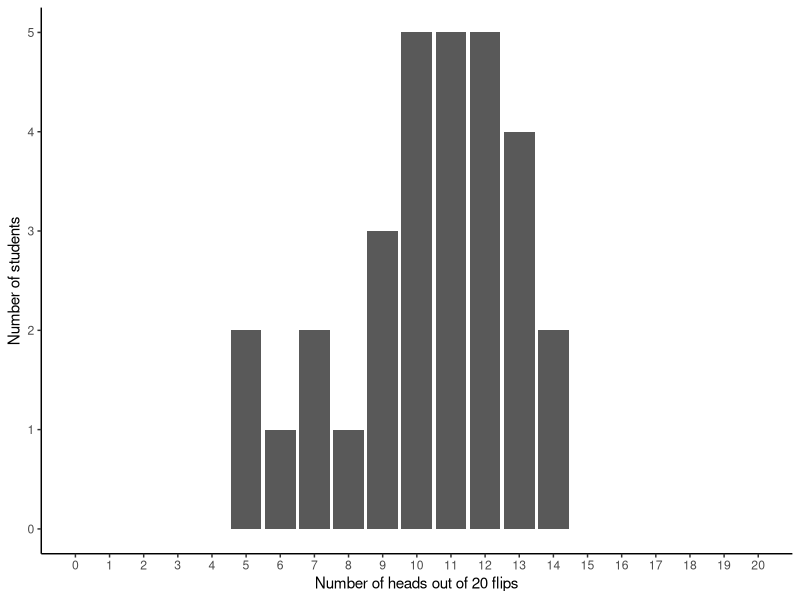
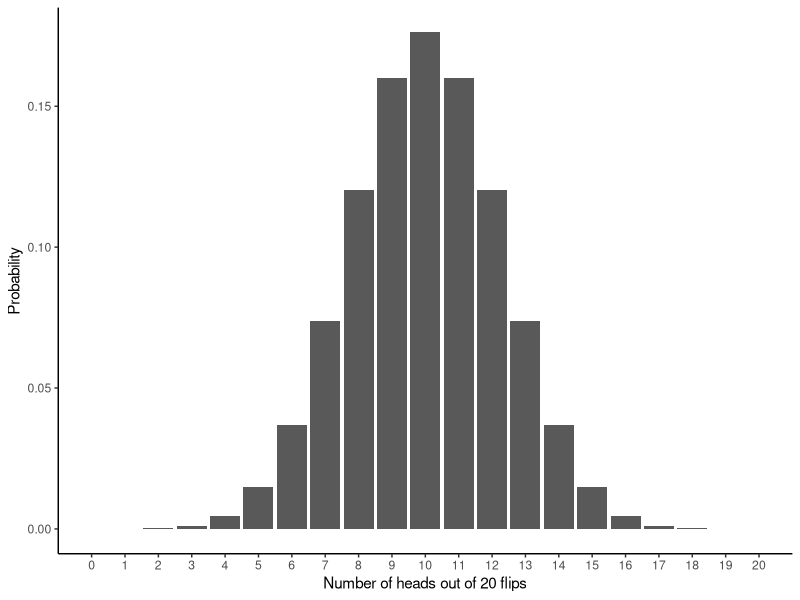
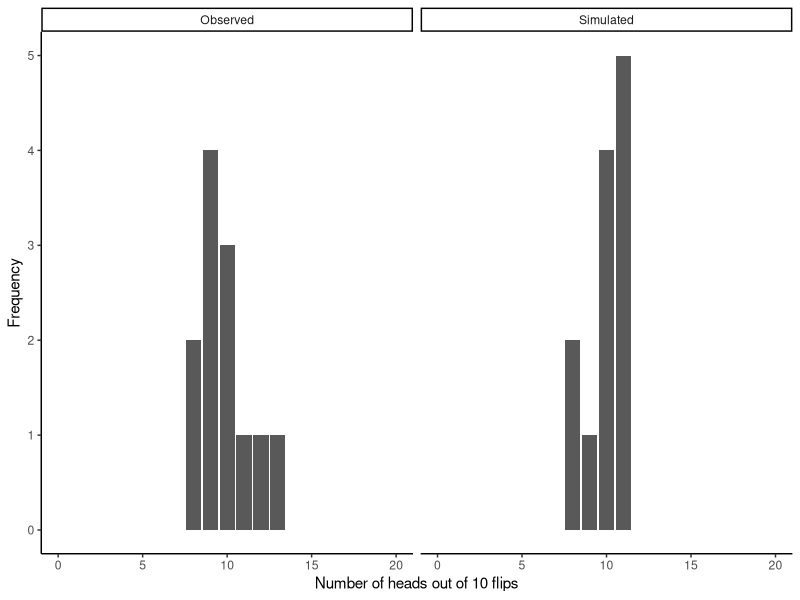
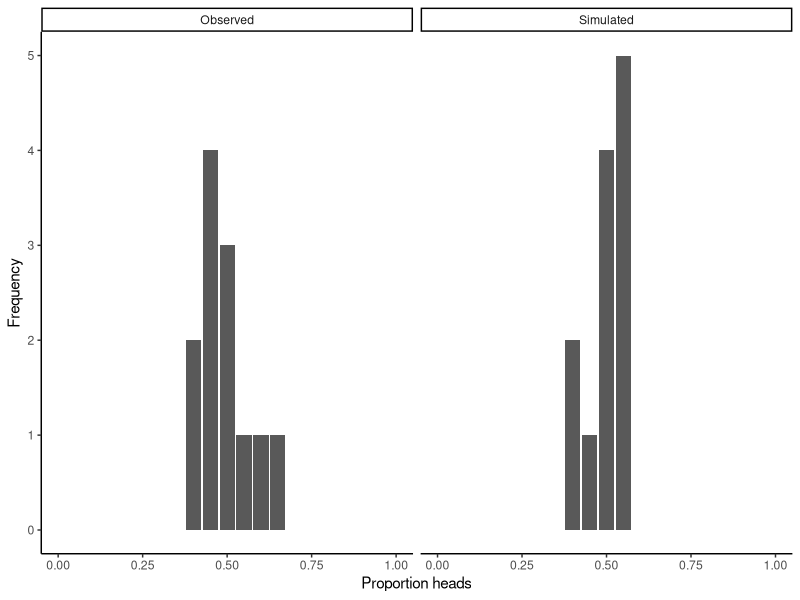
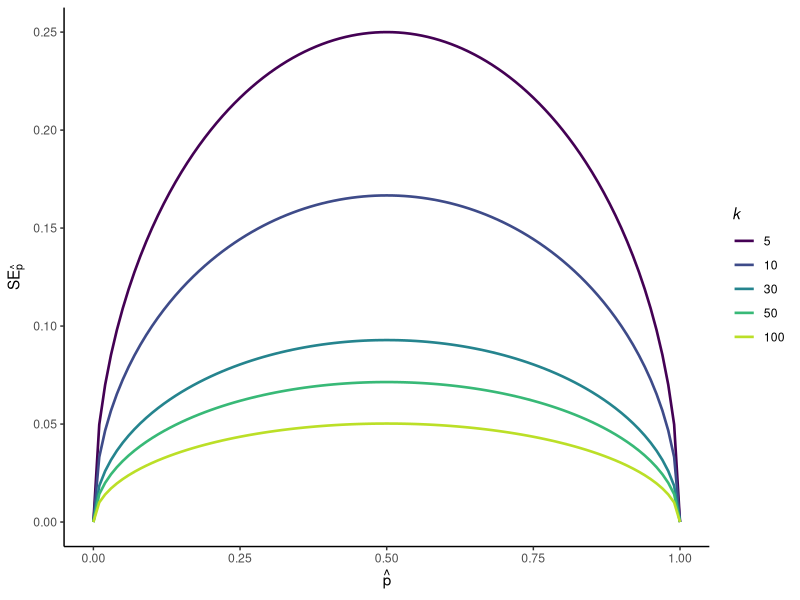
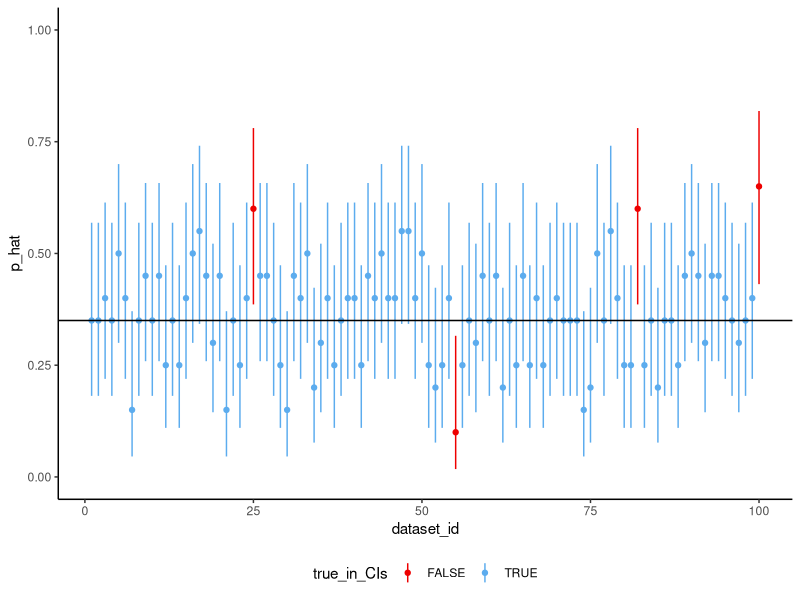
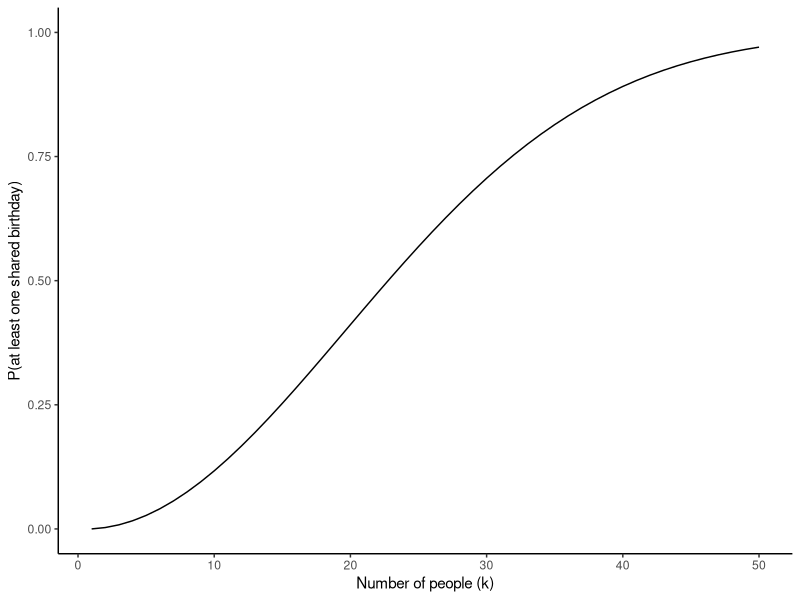
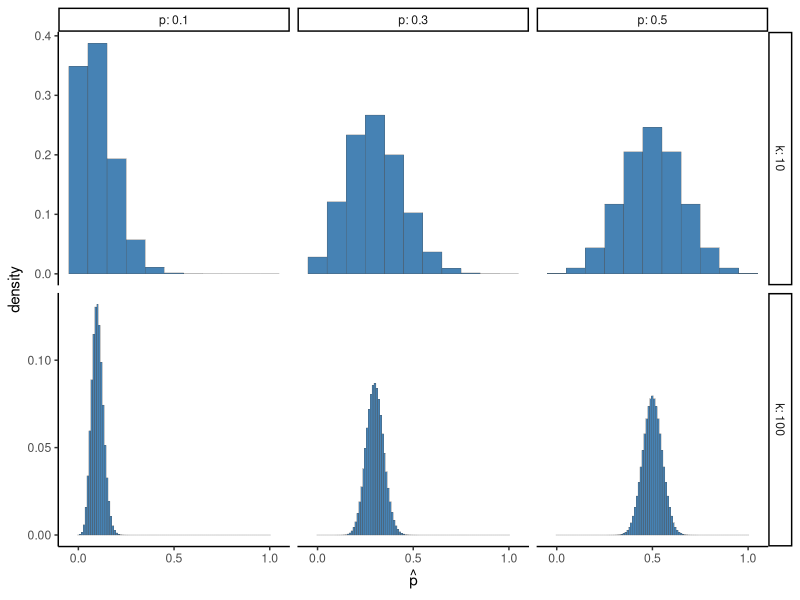

Write R code to recreate these figures, in order.
# H2 Data Science
# UG308490
# L05 - binomial 


library(tidyverse); theme_set(theme_classic())




# R tip: vectorization ----------------------------------------------------

a_vector <- -2:2
another_vector <- round(runif(n=10, min=0, max=10), 2)
a_matrix <- matrix(1:6, ncol=2)

# Vectorized functions apply the operation to each element in an object
a_vector * 2
exp(a_vector) # e^(a_vector)
another_vector - mean(another_vector)
(another_vector - mean(another_vector))^2
sum( (another_vector - mean(another_vector))^2 )

# In some cases, this works with a matrix as well
a_matrix * 2
exp(a_matrix)

# For more complex functions, a specific argument can be vectorized
# Pr(0 heads | 4 flips, p=0.5)
dbinom(x=0, size=4, prob=0.5)
# Pr(0:4 heads | 4 flips, p=0.5) 
dbinom(x=0:4, size=4, prob=0.5)
# Pr(0 heads | 1:4 flips)
dbinom(x=0, size=1:4, prob=0.5)
# Pr(0 heads | 4 flips, p=c(0, 0.5, 1))
dbinom(x=0, size=4, prob=c(0, 0.5, 1))

# Useful for columns in a dataframe
a_df <- data.frame(x=0:4,
                   size=4,
                   p=0.5)
a_df$prob_x_heads <- dbinom(x=a_df$x, size=a_df$size, p=a_df$p)
a_df$pct_x_heads <- a_df$prob_x_heads * 100

# Note that three vectors were provided to dbinom() to define prob_x_heads.
# In this case, R steps through the elements of each vector together (that is,
# element 1 of each, then element 2 of each, then element 3 of each, etc.)
# If one vector is shorter, R will repeat it as needed.


# example 1 ---------------------------------------------------------------

p_heads <- 0.5
n_flips <- 20

flip_set <- rbinom(n=n_flips, size=1, prob=p_heads)
flip_set
sum(flip_set)
sum(flip_set)/length(flip_set)

rbinom(n=1, size=n_flips, prob=p_heads)

n_students <- 30
flip_set_df <- tibble(student=1:n_students) |>
  mutate(n_heads=rbinom(n=n_students, size=n_flips, prob=p_heads))

ggplot(flip_set_df, aes(n_heads)) + 
  geom_bar() + 
  labs(x=paste("Number of heads out of", n_flips, "flips"), 
       y="Number of students") + 
  scale_x_continuous(limits=c(0, n_flips), breaks=0:n_flips)
ggsave("figs/L05_coinflip_bar.png", width=3.5, height=3, dpi=300)


tibble(n_heads=0:n_flips) |>
  mutate(prob=dbinom(x=n_heads, size=n_flips, prob=p_heads)) |>
  ggplot(aes(n_heads, prob)) + 
  geom_bar(stat="identity") + 
  labs(x=paste("Number of heads out of", n_flips, "flips"), 
       y="Probability") + 
  scale_x_continuous(limits=c(0, n_flips), breaks=0:n_flips)
ggsave("figs/L05_coinflip_theoretical.png", width=3.5, height=3, dpi=300)





# flip break --------------------------------------------------------------

obs_df <- data.frame(
  Simulated=c(11, 10, 11, 9, 8, 8, 10, 11, 11, 11, 10, 10),
  Observed=c(9, 10, 10, 12, 13, 10, 8, 8, 9, 9, 11, 9)
)
obs_df$student <- 1:nrow(obs_df)

summary(obs_df)

obs_df |>
  pivot_longer(1:2, names_to="Source", values_to="n_heads") |>
  ggplot(aes(n_heads)) +
  geom_bar() + xlim(0, 20) +
  facet_wrap(~Source) +
  labs(x="Number of heads out of 10 flips", 
       y="Frequency") 

obs_df |>
  pivot_longer(1:2, names_to="Source", values_to="n_heads") |>
  mutate(p_hat=n_heads/20) |>
  ggplot(aes(p_hat)) +
  geom_bar() + xlim(0, 1) +
  facet_wrap(~Source) +
  labs(x="Proportion heads", 
       y="Frequency") 





# cards -------------------------------------------------------------------

factorial(52)/(factorial(5)*factorial(47))






# calculations ------------------------------------------------------------

# P(6 | k=10, p=0.5)
dbinom(x=6, size=10, p=0.5)

# P(≥6 | k=10, p=0.5)
dbinom(x=6:10, size=10, p=0.5)
sum(dbinom(x=6:10, size=10, p=0.5))
# pbinom() gives cumulative probability
1 - pbinom(5, size=10, prob=0.5)

tibble(x=0:10,
       dbinom=dbinom(0:10, 10, 0.5),
       pbinom=pbinom(0:10, 10, 0.5),
       cumul_dbinom=cumsum(dbinom(0:10, 10, 0.5)))

# P(>6 | k=10, p=0.5)
1 - pbinom(6, size=10, prob=0.5)

# P(≥6 | k=10, p=0.5)
1 - pbinom(5, size=10, prob=0.5)

# P(6 | k=?, p=0.5) > 0.9
data.frame(k=6:20,
           P_0to5=pbinom(5, size=6:20, prob=0.5)) |>
  mutate(P_6orMore=1-P_0to5)




# SE ----------------------------------------------------------------------

se_df <- expand_grid(p_hat=seq(0, 1, by=0.01),
                     k=c(5, 10, 30, 50, 100)) |>
  mutate(SE=sqrt((p_hat*(1-p_hat))/(k-1)))

ggplot(se_df, aes(p_hat, SE, colour=factor(k))) + 
  geom_line(linewidth=0.9) +
  scale_colour_viridis_d(expression(italic(k)), end=0.9) +
  labs(x=expression(hat(p)), y=expression('SE'[hat(p)]))
ggsave("figs/L05_SE.png", width=5.5, height=3, dpi=300)





# CI ----------------------------------------------------------------------

ci_proportion <- function(X, k, prob=0.95) {
  p_ <- (X+2) / (k+4)
  z <- abs(qnorm((1-prob)/2))
  ci <- list(lo=p_ - z * sqrt( (p_*(1-p_)) / (k+4) ),
             hi=p_ + z * sqrt( (p_*(1-p_)) / (k+4) ))
  return(ci)
}

ci_proportion(5, 10)
ci_proportion(50, 100)

true_p <- 0.35
k <- 20

ci_df <- tibble(dataset_id=1:100) |>
  mutate(x=rbinom(n=n(), size=k, prob=true_p),
         p_hat=x/k) |>
  rowwise() |>
  mutate(ci_lo=ci_proportion(x, k)$lo,
         ci_hi=ci_proportion(x, k)$hi) |>
  ungroup() |>
  mutate(true_in_CIs=ci_lo <= true_p & ci_hi >= true_p)

sum(ci_df$true_in_CIs == TRUE) / nrow(ci_df)

ggplot(ci_df, aes(dataset_id, p_hat, 
                  ymin=ci_lo, ymax=ci_hi, colour=true_in_CIs)) + 
  geom_point() + 
  geom_linerange() + 
  geom_hline(yintercept=true_p) + 
  scale_colour_manual(values=c("red2", "steelblue2")) +
  ylim(0,1) +
  theme(legend.position="bottom")
ggsave("figs/L05_CIs.png", width=7, height=3.5, dpi=300)





# birthday problem --------------------------------------------------------

bday_prob <- function(k) {
  1 - factorial(k) * choose(365, k) / 365^k
}

tibble(k=1:50) |>
  mutate(prob=bday_prob(k)) |>
  ggplot(aes(k, prob)) + 
  geom_line() +
  ylim(0, 1) + 
  labs(x="Number of people (k)", 
       y="P(at least one shared birthday)")

ggsave("figs/L05_bday.png", width=5.5, height=3, dpi=300)





# sample size -------------------------------------------------------------

kp_df <- expand_grid(k=c(10, 100),
                     p=c(0.1, 0.3, 0.5)) |>
  rowwise() |>
  mutate(x=list(0:k)) |>
  unnest(x) |>
  mutate(p_hat=x/k,
         prob=dbinom(x, k, p),
         xmin=p_hat-1/k/2,
         xmax=p_hat+1/k/2,
         k=paste("k:", k),
         p=paste("p:", p)) 

ggplot(kp_df, aes(xmin=xmin, xmax=xmax, ymin=0, ymax=prob)) + 
  geom_rect(colour="grey30", fill="steelblue", linewidth=0.1) + 
  facet_grid(k~p, scales="free_y") +
  scale_x_continuous(breaks=c(0, 0.5, 1)) + 
  labs(x=expression(hat('p')), y="density")
ggsave("figs/L05_p_sampsize.png", width=5, height=3, dpi=300)
